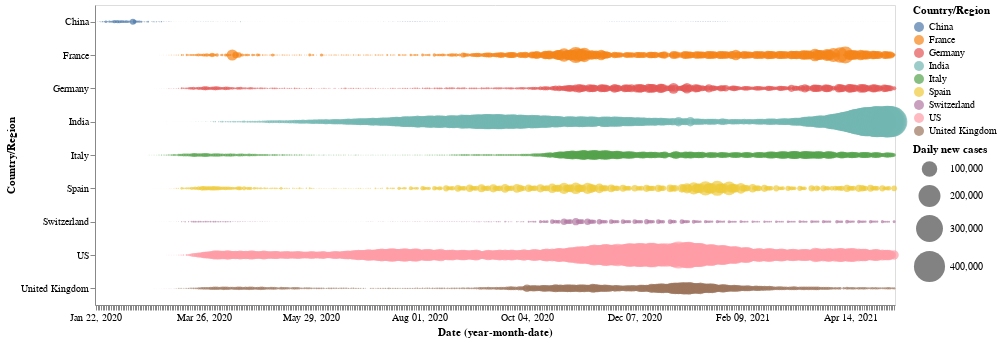

This figure's notebook cell:
### Code cell
alt.Chart(selected_countries).mark_circle().encode(
    x='yearmonthdate(Date):O',
    y='Country/Region',
    color='Country/Region',
    size=alt.Size('New cases:Q',
        scale=alt.Scale(range=[0, 1000]),
        legend=alt.Legend(title='Daily new cases')
    ) 
).properties(
    width=800,
    height=300
)

### Figure 1 — Vega-Lite specification as saved in the notebook (floating-point values rounded to 4 significant figures; data arrays with more than 128 entries replaced by an {"elided": "..."} marker saying what was removed)
{"config": {"view": {"continuousWidth": 400, "continuousHeight": 300}}, "data": {"name": "data-6e5dac527a38d0774d98a2be20ae66ad"}, "mark": "circle", "encoding": {"color": {"type": "nominal", "field": "Country/Region"}, "size": {"type": "quantitative", "field": "New cases", "legend": {"title": "Daily new cases"}, "scale": {"range": [0, 1000]}}, "x": {"type": "ordinal", "field": "Date", "timeUnit": "yearmonthdate"}, "y": {"type": "nominal", "field": "Country/Region"}}, "height": 300, "width": 800, "$schema": "https://vega.github.io/schema/vega-lite/v4.8.1.json", "datasets": {"data-6e5dac527a38d0774d98a2be20ae66ad": {"elided": "4275 records"}}}
